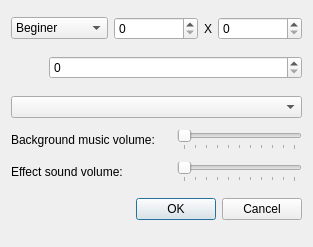
<?xml version="1.0" encoding="UTF-8"?>
<ui version="4.0">
 <class>PreferencesDialog</class>
 <widget class="QDialog" name="PreferencesDialog">
  <property name="geometry">
   <rect>
    <x>0</x>
    <y>0</y>
    <width>313</width>
    <height>247</height>
   </rect>
  </property>
  <property name="sizePolicy">
   <sizepolicy hsizetype="Minimum" vsizetype="Minimum">
    <horstretch>0</horstretch>
    <verstretch>0</verstretch>
   </sizepolicy>
  </property>
  <property name="windowTitle">
   <string>Preferences</string>
  </property>
  <layout class="QVBoxLayout" name="verticalLayout" stretch="0,1,1,1,1,1">
   <item>
    <layout class="QHBoxLayout" name="horizontalLayout_2" stretch="0,1,0,1">
     <item>
      <widget class="QComboBox" name="levelComboBox">
       <item>
        <property name="text">
         <string>Beginer</string>
        </property>
       </item>
       <item>
        <property name="text">
         <string>Intermediate</string>
        </property>
       </item>
       <item>
        <property name="text">
         <string>Export</string>
        </property>
       </item>
       <item>
        <property name="text">
         <string>Customs</string>
        </property>
       </item>
      </widget>
     </item>
     <item>
      <widget class="QSpinBox" name="widthSpinBox">
       <property name="sizePolicy">
        <sizepolicy hsizetype="Minimum" vsizetype="Fixed">
         <horstretch>0</horstretch>
         <verstretch>0</verstretch>
        </sizepolicy>
       </property>
      </widget>
     </item>
     <item>
      <widget class="QLabel" name="label">
       <property name="text">
        <string>X</string>
       </property>
      </widget>
     </item>
     <item>
      <widget class="QSpinBox" name="heightSpinBox"/>
     </item>
    </layout>
   </item>
   <item>
    <layout class="QHBoxLayout" name="horizontalLayout">
     <item>
      <widget class="QLabel" name="bombIcon">
       <property name="sizePolicy">
        <sizepolicy hsizetype="Fixed" vsizetype="Fixed">
         <horstretch>0</horstretch>
         <verstretch>0</verstretch>
        </sizepolicy>
       </property>
       <property name="minimumSize">
        <size>
         <width>32</width>
         <height>32</height>
        </size>
       </property>
       <property name="maximumSize">
        <size>
         <width>32</width>
         <height>32</height>
        </size>
       </property>
       <property name="text">
        <string/>
       </property>
      </widget>
     </item>
     <item>
      <widget class="QSpinBox" name="bombSpinBox">
       <property name="maximum">
        <number>1000</number>
       </property>
      </widget>
     </item>
    </layout>
   </item>
   <item>
    <widget class="QComboBox" name="themeComboBox"/>
   </item>
   <item>
    <layout class="QHBoxLayout" name="horizontalLayout_3">
     <item>
      <widget class="QLabel" name="label_2">
       <property name="minimumSize">
        <size>
         <width>160</width>
         <height>0</height>
        </size>
       </property>
       <property name="maximumSize">
        <size>
         <width>160</width>
         <height>16777215</height>
        </size>
       </property>
       <property name="text">
        <string>Background music volume:</string>
       </property>
      </widget>
     </item>
     <item>
      <widget class="QSlider" name="backgroundMusicVolumeSlider">
       <property name="sizePolicy">
        <sizepolicy hsizetype="Expanding" vsizetype="Fixed">
         <horstretch>1</horstretch>
         <verstretch>0</verstretch>
        </sizepolicy>
       </property>
       <property name="maximum">
        <number>100</number>
       </property>
       <property name="orientation">
        <enum>Qt::Horizontal</enum>
       </property>
       <property name="tickPosition">
        <enum>QSlider::TicksBelow</enum>
       </property>
      </widget>
     </item>
    </layout>
   </item>
   <item>
    <layout class="QHBoxLayout" name="horizontalLayout_4">
     <item>
      <widget class="QLabel" name="label_3">
       <property name="sizePolicy">
        <sizepolicy hsizetype="Fixed" vsizetype="Fixed">
         <horstretch>0</horstretch>
         <verstretch>0</verstretch>
        </sizepolicy>
       </property>
       <property name="minimumSize">
        <size>
         <width>160</width>
         <height>0</height>
        </size>
       </property>
       <property name="maximumSize">
        <size>
         <width>160</width>
         <height>16777215</height>
        </size>
       </property>
       <property name="text">
        <string>Effect sound volume:</string>
       </property>
      </widget>
     </item>
     <item>
      <widget class="QSlider" name="effectSoundSlider">
       <property name="sizePolicy">
        <sizepolicy hsizetype="Expanding" vsizetype="Fixed">
         <horstretch>1</horstretch>
         <verstretch>0</verstretch>
        </sizepolicy>
       </property>
       <property name="maximum">
        <number>100</number>
       </property>
       <property name="orientation">
        <enum>Qt::Horizontal</enum>
       </property>
       <property name="tickPosition">
        <enum>QSlider::TicksBelow</enum>
       </property>
      </widget>
     </item>
    </layout>
   </item>
   <item>
    <layout class="QHBoxLayout">
     <property name="spacing">
      <number>6</number>
     </property>
     <property name="leftMargin">
      <number>0</number>
     </property>
     <property name="topMargin">
      <number>0</number>
     </property>
     <property name="rightMargin">
      <number>0</number>
     </property>
     <property name="bottomMargin">
      <number>0</number>
     </property>
     <item>
      <spacer>
       <property name="orientation">
        <enum>Qt::Horizontal</enum>
       </property>
       <property name="sizeHint" stdset="0">
        <size>
         <width>131</width>
         <height>31</height>
        </size>
       </property>
      </spacer>
     </item>
     <item>
      <widget class="QPushButton" name="okButton">
       <property name="text">
        <string>OK</string>
       </property>
      </widget>
     </item>
     <item>
      <widget class="QPushButton" name="cancelButton">
       <property name="text">
        <string>Cancel</string>
       </property>
      </widget>
     </item>
    </layout>
   </item>
  </layout>
 </widget>
 <resources/>
 <connections>
  <connection>
   <sender>okButton</sender>
   <signal>clicked()</signal>
   <receiver>PreferencesDialog</receiver>
   <slot>accept()</slot>
   <hints>
    <hint type="sourcelabel">
     <x>278</x>
     <y>253</y>
    </hint>
    <hint type="destinationlabel">
     <x>96</x>
     <y>254</y>
    </hint>
   </hints>
  </connection>
  <connection>
   <sender>cancelButton</sender>
   <signal>clicked()</signal>
   <receiver>PreferencesDialog</receiver>
   <slot>reject()</slot>
   <hints>
    <hint type="sourcelabel">
     <x>369</x>
     <y>253</y>
    </hint>
    <hint type="destinationlabel">
     <x>179</x>
     <y>282</y>
    </hint>
   </hints>
  </connection>
 </connections>
</ui>
